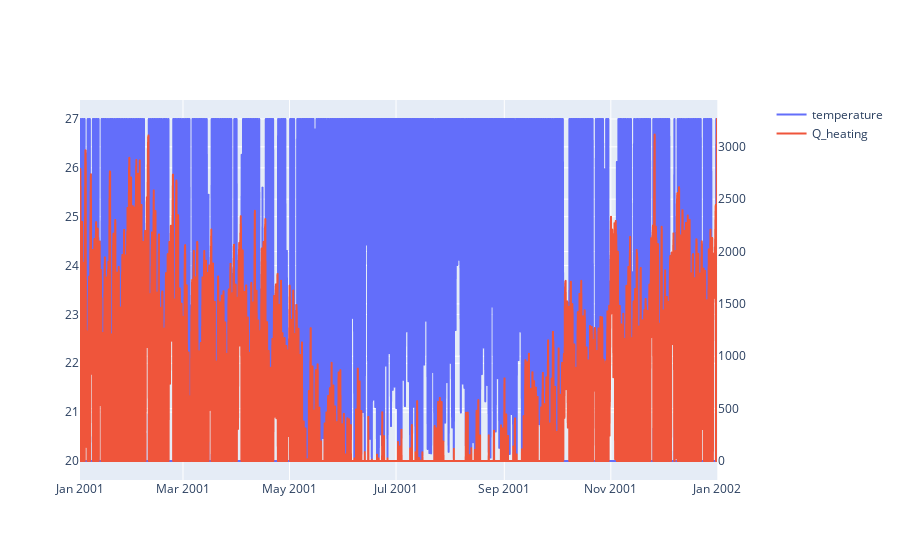

Here is the notebook cell this chart was saved with:
### Code cell
sim.plotly(pro.dates(),[pro.component("space_1").variable("temperature"),pro.component("space_1").variable("Q_heating")],axis=[1,2])

### Figure 1 — Plotly figure (JSON) as saved in the notebook; plotly's stock layout.template omitted (floating-point values rounded to 4 significant figures; data arrays with more than 128 entries replaced by an {"elided": "..."} marker saying what was removed)
{"data": [{"hovertemplate": "date=%{x}<br>temperature=%{y}<extra></extra>", "legendgroup": "", "line": {"dash": "solid"}, "marker": {"symbol": "circle"}, "mode": "lines", "name": "temperature", "showlegend": true, "type": "scattergl", "x": {"elided": "8760 str values"}, "xaxis": "x", "y": {"elided": "8760 float values"}, "yaxis": "y"}, {"hovertemplate": "date=%{x}<br>Q_heating=%{y}<extra></extra>", "legendgroup": "", "line": {"dash": "solid"}, "marker": {"symbol": "circle"}, "mode": "lines", "name": "Q_heating", "showlegend": true, "type": "scattergl", "x": {"elided": "8760 str values"}, "xaxis": "x", "y": {"elided": "8760 float values"}, "yaxis": "y2"}], "layout": {"xaxis": {"anchor": "y", "domain": [0, 0.94]}, "yaxis": {"anchor": "x", "domain": [0, 1]}, "yaxis2": {"anchor": "x", "overlaying": "y", "side": "right"}}}
